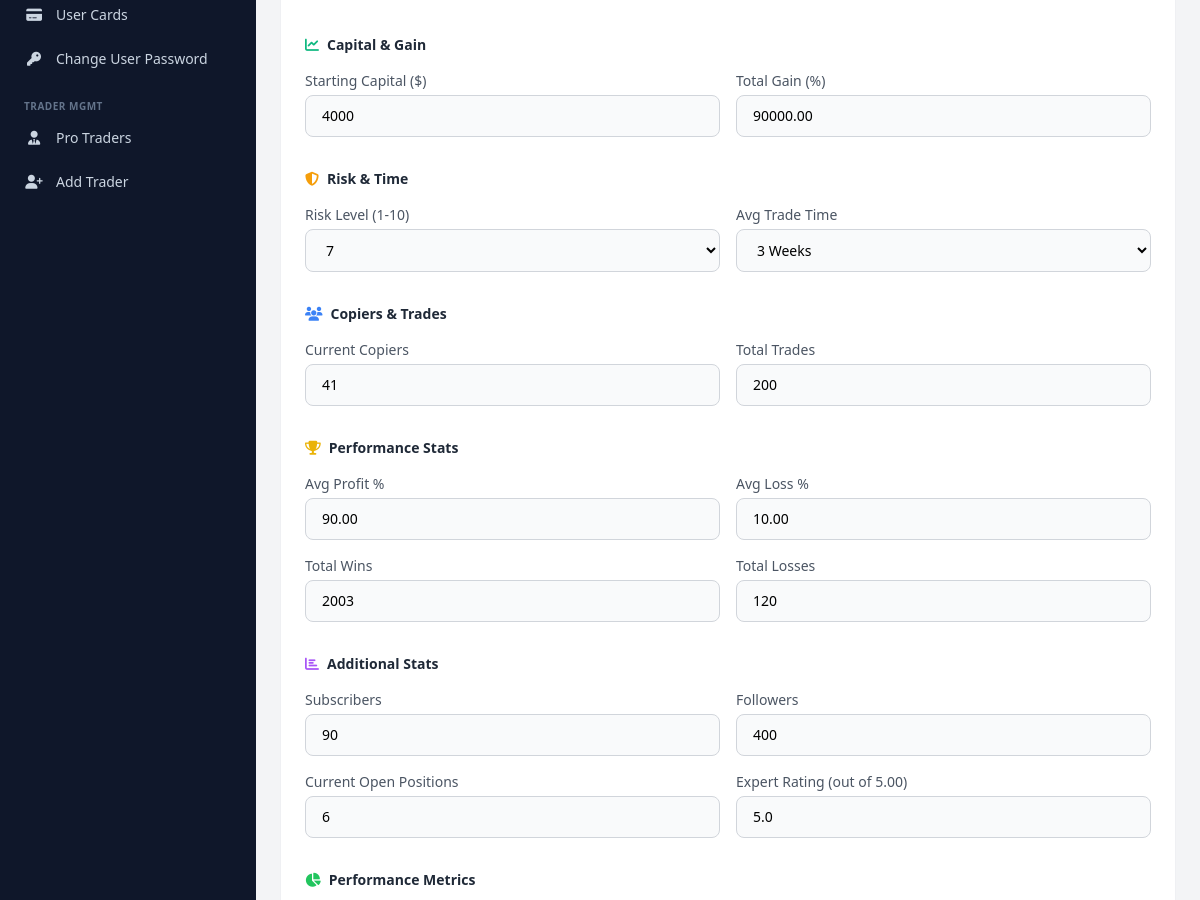
Before: /dashboard/traders/2/edit/ (signed in, middle part) with the older database file.
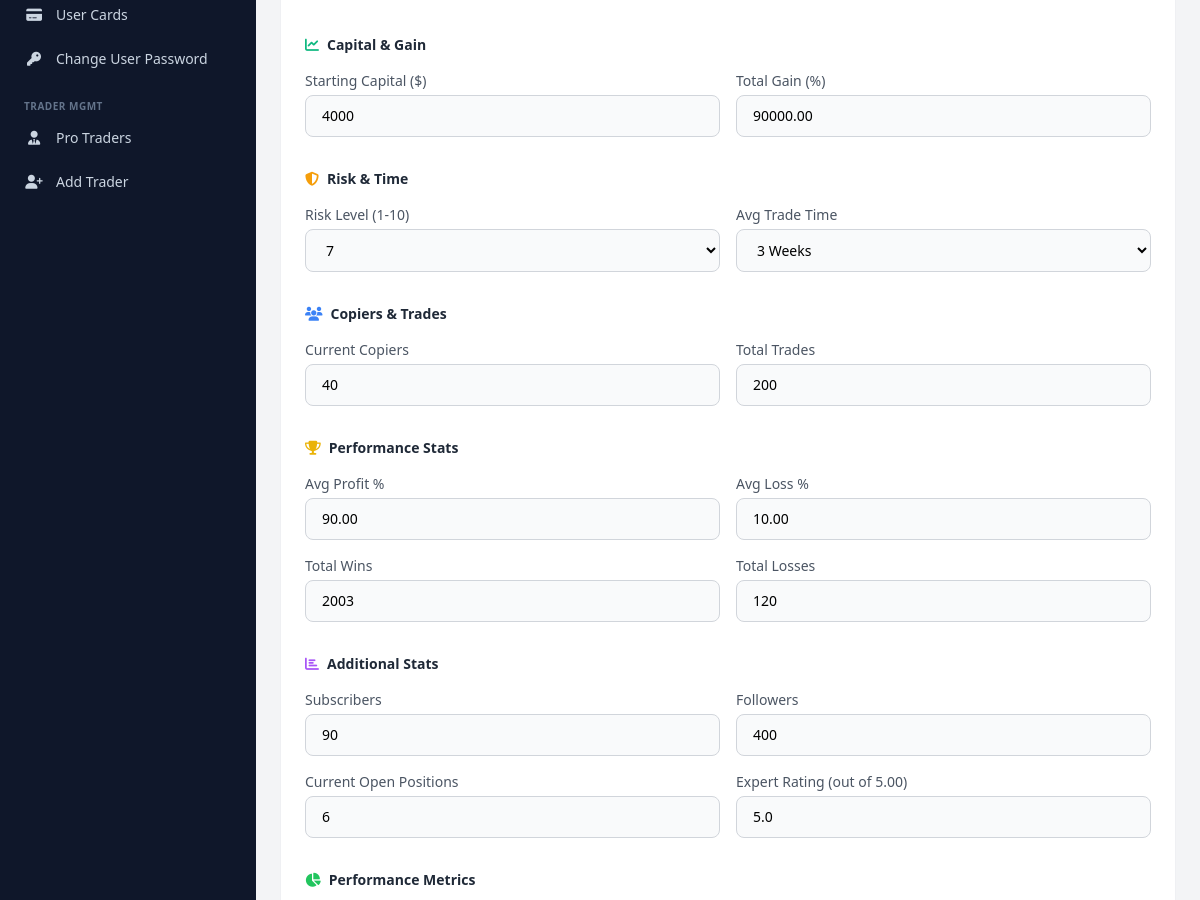
After: the same page with the newer database file.
### app/models.py (models this page shows, shortened)
class Trader(models.Model):
    name = models.CharField(max_length=150)
    username = models.CharField(
        max_length=100,
        unique=True,
        help_text="Trader username. Example: @SERGE"
    )
    country = models.CharField(max_length=100)
    country_flag =CloudinaryField(
        "Country Flag Image",
        folder="copy_trader_flag_images",
        blank=True,
        null=True,
        help_text="Upload the trader's country flag image"
    )
    avatar = CloudinaryField(
        "Trader Image",
        folder="copy_trader_images",
        blank=True,
        null=True,
        help_text="Upload the trader's image"
    )
    badge = models.CharField(
        max_length=20,
        choices=[
            ('gold', 'Gold'),
            ('silver', 'Silver'),
            ('bronze', 'Bronze'),
        ],
        default='bronze',
        help_text="Trader badge level"
    )
    gain = models.DecimalField(
        max_digits=10,
        decimal_places=2,
        help_text="This should be the gain he made from the trade e.g. 194.32"
    )
    risk = models.PositiveSmallIntegerField(
        help_text="Risk score should be from 1 to 10."
    )
    capital = models.CharField(
        max_length=50,
        help_text="Enter the amount in dollars e.g. 2000, 4000"
    )
    copiers = models.PositiveIntegerField(
        help_text="This should range from 1 to 300 or even more."
    )
    avg_trade_time = models.CharField(
        max_length=50,
        help_text="This should be time basis like '1 week', '3 weeks', '2 months'"
    )
    trades = models.PositiveIntegerField(
        help_text="This should be an integer showing the number of trade this trader has taken."
    )
    subscribers = models.PositiveIntegerField(
        default=0,
        help_text="Total number of subscribers"
    )
    current_positions = models.PositiveIntegerField(
        default=0,
        help_text="Number of current open positions"
    )
    min_account_threshold = models.DecimalField(
        max_digits=12,
        decimal_places=2,
        default=0.00,
        help_text="Minimum account balance required to copy this trader"
    )
    expert_rating = models.DecimalField(
        max_digits=3,
        decimal_places=2,
        default=5.00,
        help_text="Expert rating out of 5.00"
    )
    return_ytd = models.DecimalField(
        max_digits=10,
        decimal_places=2,
        default=0.00,
        help_text="Return Year To Date percentage"
    )
    return_2y = models.DecimalField(
        max_digits=10,
        decimal_places=2,
        default=0.00,
        help_text="Return over 2 years percentage"
    )
    avg_score_7d = models.DecimalField(
        max_digits=10,
        decimal_places=2,
        default=0.00,
        help_text="Average score over last 7 days"
    )
    profitable_weeks = models.DecimalField(
        max_digits=5,
        decimal_places=2,
        default=0.00,
        help_text="Percentage of profitable weeks"
    )
    total_trades_12m = models.PositiveIntegerField(
        default=0,
        help_text="Total trades in past 12 months"
    )
    avg_profit_percent = models.DecimalField(
        max_digits=10,
        decimal_places=2,
        default=0.00,
        help_text="Average profit percentage per trade"
    )
    avg_loss_percent = models.DecimalField(
        max_digits=10,
        decimal_places=2,
        default=0.00,
        help_text="Average loss percentage per trade"
    )
    total_wins = models.PositiveIntegerField(
        default=0,
        help_text="Total number of winning trades"
    )
    total_losses = models.PositiveIntegerField(
        default=0,
        help_text="Total number of losing trades"
    )
    bio = models.TextField(
        blank=True,
        default="",
        help_text="Short bio/description of the trader"
    )
    followers = models.PositiveIntegerField(
        default=0,
        help_text="Number of followers"
    )
    trading_days = models.CharField(
        max_length=50,
        default="0",
        help_text="Trading days experience, e.g. '500+', '1200'"
    )
    trend_direction = models.CharField(
        max_length=10,
        choices=[
            ('upward', 'Upward'),
            ('downward', 'Downward'),
        ],
        default='upward',
        help_text="Chart trend direction for earnings display (upward or downward)"
    )
    tags = models.JSONField(
        default=list,
        blank=True,
        help_text='Badge tags, e.g. ["Trending Investors", "Rising Stars"]'
    )
    category = models.CharField(
        max_length=50,
        choices=[
            ('all', 'All'),
            ('crypto', 'Crypto'),
            ('stocks', 'Stocks'),
            ('healthcare', 'Healthcare'),
            ('financial', 'Financial Services'),
            ('options', 'Options'),
            ('tech', 'Tech'),
            ('etf', 'ETF'),
        ],
        default='all',
        help_text="Trading category for filtering"
    )
    max_drawdown = models.DecimalField(
        max_digits=10,
        decimal_places=2,
        default=0.00,
        help_text="Maximum drawdown percentage"
    )
    cumulative_earnings_copiers = models.DecimalField(
        max_digits=15,
        decimal_places=2,
        default=0.00,
        help_text="Cumulative earnings of all copiers"
    )
    cumulative_copiers = models.PositiveIntegerField(
        default=0,
        help_text="Total cumulative copiers (all time)"
    )
    portfolio_breakdown = models.JSONField(
        default=list,
        blank=True,
        help_text='Portfolio allocation, e.g. [{"name": "ETF", "percentage": 25}, {"name": "Crypto", "percentage": 25}, {"name": "Futures", "percentage": 50}]'
    )
    top_traded = models.JSONField(
        default=list,
        blank=True,
        help_text='Top traded assets with stats, e.g. [{"name": "Apple Inc", "ticker": "AAPL", "avg_profit": 12.5, "avg_loss": -3.2, "profitable_pct": 78}]'
    )
    performance_data = models.JSONField(
        default=list,
        blank=True,
        help_text="Monthly performance data as list of {month, value}"
    )
    monthly_performance = models.JSONField(
        default=list,
        blank=True,
        help_text="Monthly performance percentages as list of {month, percentage}"
    )
    frequently_traded = models.JSONField(
        default=list,
        blank=True,
        help_text="List of frequently traded assets"
    )
    is_active = models.BooleanField(
        default=True,
        help_text="Is this trader available for copying?"
    )
    created_at = models.DateTimeField(auto_now_add=True)
    updated_at = models.DateTimeField(auto_now=True)
    class Meta:
        verbose_name_plural = "Copy Traders"
        verbose_name = "Trader"
        ordering = ["-gain", "-copiers"]

### dashboard/views.py (the view)
# urls.py: path('traders/<int:trader_id>/edit/', views.edit_trader, name='edit_trader'),
@admin_required
def edit_trader(request, trader_id):
    import json
    trader = get_object_or_404(Trader, id=trader_id)
    if request.method == 'POST':
        form = EditTraderForm(request.POST, request.FILES)
        if form.is_valid():
            data = _build_trader_data(form)
            for key, val in data.items():
                setattr(trader, key, val)
            if form.cleaned_data.get('avatar'):
                trader.avatar = form.cleaned_data['avatar']
            if form.cleaned_data.get('country_flag'):
                trader.country_flag = form.cleaned_data['country_flag']
            trader.save()
            messages.success(request, f'Trader "{trader.name}" updated successfully!')
            return redirect('dashboard:trader_detail', trader_id=trader.id)
    else:
        form = EditTraderForm(initial={
            'name': trader.name,
            'username': trader.username,
            'country': trader.country,
            'badge': trader.badge,
            'bio': trader.bio,
            'category': trader.category,
            'trend_direction': trader.trend_direction,
            'capital': trader.capital,
            'gain': trader.gain,
            'risk': str(trader.risk),
            'avg_trade_time': trader.avg_trade_time,
            'copiers': trader.copiers,
            'trades': trader.trades,
            'avg_profit_percent': trader.avg_profit_percent,
            'avg_loss_percent': trader.avg_loss_percent,
            'total_wins': trader.total_wins,
            'total_losses': trader.total_losses,
            'subscribers': trader.subscribers,
            'followers': trader.followers,
            'current_positions': trader.current_positions,
            'expert_rating': str(float(trader.expert_rating)),
            'return_ytd': trader.return_ytd,
            'return_2y': trader.return_2y,
            'avg_score_7d': trader.avg_score_7d,
            'profitable_weeks': trader.profitable_weeks,
            'min_account_threshold': trader.min_account_threshold,
            'trading_days': trader.trading_days,
            'total_trades_12m': trader.total_trades_12m,
            'max_drawdown': trader.max_drawdown,
            'cumulative_earnings_copiers': trader.cumulative_earnings_copiers,
            'cumulative_copiers': trader.cumulative_copiers,
            'tags': json.dumps(trader.tags) if trader.tags else '',
            'portfolio_breakdown': json.dumps(trader.portfolio_breakdown) if trader.portfolio_breakdown else '',
            'top_traded': json.dumps(trader.top_traded) if trader.top_traded else '',
            'performance_data': json.dumps(trader.performance_data) if trader.performance_data else '',
            'monthly_performance': json.dumps(trader.monthly_performance) if trader.monthly_performance else '',
            'frequently_traded': json.dumps(trader.frequently_traded) if trader.frequently_traded else '',
            'is_active': trader.is_active,
        })
    return render(request, 'dashboard/edit_trader.html', {'form': form, 'trader': trader})

### dashboard/forms.py
class EditTraderForm(AddTraderForm):
    pass

### dashboard/templates/dashboard/edit_trader.html (shortened to what the changed rows need)
{% extends "dashboard/base.html" %}
{% block content %}
<div class="max-w-5xl">
    <div class="bg-white rounded-xl border border-gray-200/60 p-6">
        <form method="post" enctype="multipart/form-data">
            <div class="grid grid-cols-1 md:grid-cols-2 gap-4 mb-8">
                <div>
                    <label class="block text-sm font-medium text-gray-600 mb-1">{{ form.capital.label }}</label>
                    {{ form.capital }}
                </div>
                <div>
                    <label class="block text-sm font-medium text-gray-600 mb-1">{{ form.gain.label }}</label>
                    {{ form.gain }}
                </div>
            </div>
            <div class="grid grid-cols-1 md:grid-cols-2 gap-4 mb-8">
                <div>
                    <label class="block text-sm font-medium text-gray-600 mb-1">{{ form.risk.label }}</label>
                    {{ form.risk }}
                </div>
                <div>
                    <label class="block text-sm font-medium text-gray-600 mb-1">{{ form.avg_trade_time.label }}</label>
                    {{ form.avg_trade_time }}
                </div>
            </div>
            <div class="grid grid-cols-1 md:grid-cols-2 gap-4 mb-8">
                <div>
                    <label class="block text-sm font-medium text-gray-600 mb-1">{{ form.copiers.label }}</label>
                    {{ form.copiers }}
                </div>
                <div>
                    <label class="block text-sm font-medium text-gray-600 mb-1">{{ form.trades.label }}</label>
                    {{ form.trades }}
                </div>
            </div>
            <div class="grid grid-cols-1 md:grid-cols-2 gap-4 mb-8">
                <div>
                    <label class="block text-sm font-medium text-gray-600 mb-1">{{ form.avg_profit_percent.label }}</label>
                    {{ form.avg_profit_percent }}
                </div>
                <div>
                    <label class="block text-sm font-medium text-gray-600 mb-1">{{ form.avg_loss_percent.label }}</label>
                    {{ form.avg_loss_percent }}
                </div>
                <div>
                    <label class="block text-sm font-medium text-gray-600 mb-1">{{ form.total_wins.label }}</label>
                    {{ form.total_wins }}
                </div>
                <div>
                    <label class="block text-sm font-medium text-gray-600 mb-1">{{ form.total_losses.label }}</label>
                    {{ form.total_losses }}
                </div>
            </div>
            <div class="grid grid-cols-1 md:grid-cols-2 gap-4 mb-8">
                <div>
                    <label class="block text-sm font-medium text-gray-600 mb-1">{{ form.subscribers.label }}</label>
                    {{ form.subscribers }}
                </div>
                <div>
                    <label class="block text-sm font-medium text-gray-600 mb-1">{{ form.followers.label }}</label>
                    {{ form.followers }}
                </div>
                <div>
                    <label class="block text-sm font-medium text-gray-600 mb-1">{{ form.current_positions.label }}</label>
                    {{ form.current_positions }}
                </div>
                <div>
                    <label class="block text-sm font-medium text-gray-600 mb-1">{{ form.expert_rating.label }}</label>
                    {{ form.expert_rating }}
                </div>
            </div>
        </form>
    </div>
</div>
{% endblock %}

Changed rows visible on the page:
changed Trader "3 Weeks": copiers "41" → "40"
